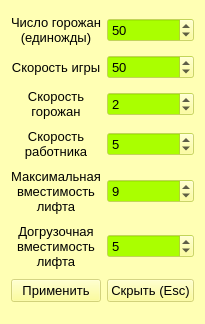
<?xml version="1.0" encoding="UTF-8"?>
<ui version="4.0">
 <class>settings_form</class>
 <widget class="QWidget" name="settings_form">
  <property name="geometry">
   <rect>
    <x>0</x>
    <y>0</y>
    <width>198</width>
    <height>324</height>
   </rect>
  </property>
  <property name="palette">
   <palette>
    <active>
     <colorrole role="WindowText">
      <brush brushstyle="SolidPattern">
       <color alpha="255">
        <red>0</red>
        <green>0</green>
        <blue>0</blue>
       </color>
      </brush>
     </colorrole>
     <colorrole role="Button">
      <brush brushstyle="SolidPattern">
       <color alpha="150">
        <red>255</red>
        <green>255</green>
        <blue>127</blue>
       </color>
      </brush>
     </colorrole>
     <colorrole role="Dark">
      <brush brushstyle="SolidPattern">
       <color alpha="150">
        <red>127</red>
        <green>127</green>
        <blue>63</blue>
       </color>
      </brush>
     </colorrole>
     <colorrole role="Mid">
      <brush brushstyle="SolidPattern">
       <color alpha="150">
        <red>170</red>
        <green>170</green>
        <blue>84</blue>
       </color>
      </brush>
     </colorrole>
     <colorrole role="Text">
      <brush brushstyle="SolidPattern">
       <color alpha="255">
        <red>0</red>
        <green>0</green>
        <blue>0</blue>
       </color>
      </brush>
     </colorrole>
     <colorrole role="BrightText">
      <brush brushstyle="SolidPattern">
       <color alpha="255">
        <red>255</red>
        <green>255</green>
        <blue>255</blue>
       </color>
      </brush>
     </colorrole>
     <colorrole role="ButtonText">
      <brush brushstyle="SolidPattern">
       <color alpha="255">
        <red>0</red>
        <green>0</green>
        <blue>0</blue>
       </color>
      </brush>
     </colorrole>
     <colorrole role="Base">
      <brush brushstyle="SolidPattern">
       <color alpha="255">
        <red>170</red>
        <green>255</green>
        <blue>0</blue>
       </color>
      </brush>
     </colorrole>
     <colorrole role="Window">
      <brush brushstyle="SolidPattern">
       <color alpha="150">
        <red>255</red>
        <green>255</green>
        <blue>127</blue>
       </color>
      </brush>
     </colorrole>
     <colorrole role="ToolTipBase">
      <brush brushstyle="SolidPattern">
       <color alpha="255">
        <red>255</red>
        <green>255</green>
        <blue>220</blue>
       </color>
      </brush>
     </colorrole>
    </active>
    <inactive>
     <colorrole role="WindowText">
      <brush brushstyle="SolidPattern">
       <color alpha="255">
        <red>0</red>
        <green>0</green>
        <blue>0</blue>
       </color>
      </brush>
     </colorrole>
     <colorrole role="Button">
      <brush brushstyle="SolidPattern">
       <color alpha="150">
        <red>255</red>
        <green>255</green>
        <blue>127</blue>
       </color>
      </brush>
     </colorrole>
     <colorrole role="Dark">
      <brush brushstyle="SolidPattern">
       <color alpha="150">
        <red>127</red>
        <green>127</green>
        <blue>63</blue>
       </color>
      </brush>
     </colorrole>
     <colorrole role="Mid">
      <brush brushstyle="SolidPattern">
       <color alpha="150">
        <red>170</red>
        <green>170</green>
        <blue>84</blue>
       </color>
      </brush>
     </colorrole>
     <colorrole role="Text">
      <brush brushstyle="SolidPattern">
       <color alpha="255">
        <red>0</red>
        <green>0</green>
        <blue>0</blue>
       </color>
      </brush>
     </colorrole>
     <colorrole role="BrightText">
      <brush brushstyle="SolidPattern">
       <color alpha="255">
        <red>255</red>
        <green>255</green>
        <blue>255</blue>
       </color>
      </brush>
     </colorrole>
     <colorrole role="ButtonText">
      <brush brushstyle="SolidPattern">
       <color alpha="255">
        <red>0</red>
        <green>0</green>
        <blue>0</blue>
       </color>
      </brush>
     </colorrole>
     <colorrole role="Base">
      <brush brushstyle="SolidPattern">
       <color alpha="255">
        <red>170</red>
        <green>255</green>
        <blue>0</blue>
       </color>
      </brush>
     </colorrole>
     <colorrole role="Window">
      <brush brushstyle="SolidPattern">
       <color alpha="150">
        <red>255</red>
        <green>255</green>
        <blue>127</blue>
       </color>
      </brush>
     </colorrole>
     <colorrole role="ToolTipBase">
      <brush brushstyle="SolidPattern">
       <color alpha="255">
        <red>255</red>
        <green>255</green>
        <blue>220</blue>
       </color>
      </brush>
     </colorrole>
    </inactive>
    <disabled>
     <colorrole role="WindowText">
      <brush brushstyle="SolidPattern">
       <color alpha="150">
        <red>127</red>
        <green>127</green>
        <blue>63</blue>
       </color>
      </brush>
     </colorrole>
     <colorrole role="Button">
      <brush brushstyle="SolidPattern">
       <color alpha="150">
        <red>255</red>
        <green>255</green>
        <blue>127</blue>
       </color>
      </brush>
     </colorrole>
     <colorrole role="Dark">
      <brush brushstyle="SolidPattern">
       <color alpha="150">
        <red>127</red>
        <green>127</green>
        <blue>63</blue>
       </color>
      </brush>
     </colorrole>
     <colorrole role="Mid">
      <brush brushstyle="SolidPattern">
       <color alpha="150">
        <red>170</red>
        <green>170</green>
        <blue>84</blue>
       </color>
      </brush>
     </colorrole>
     <colorrole role="Text">
      <brush brushstyle="SolidPattern">
       <color alpha="150">
        <red>127</red>
        <green>127</green>
        <blue>63</blue>
       </color>
      </brush>
     </colorrole>
     <colorrole role="BrightText">
      <brush brushstyle="SolidPattern">
       <color alpha="255">
        <red>255</red>
        <green>255</green>
        <blue>255</blue>
       </color>
      </brush>
     </colorrole>
     <colorrole role="ButtonText">
      <brush brushstyle="SolidPattern">
       <color alpha="150">
        <red>127</red>
        <green>127</green>
        <blue>63</blue>
       </color>
      </brush>
     </colorrole>
     <colorrole role="Base">
      <brush brushstyle="SolidPattern">
       <color alpha="150">
        <red>255</red>
        <green>255</green>
        <blue>127</blue>
       </color>
      </brush>
     </colorrole>
     <colorrole role="Window">
      <brush brushstyle="SolidPattern">
       <color alpha="150">
        <red>255</red>
        <green>255</green>
        <blue>127</blue>
       </color>
      </brush>
     </colorrole>
     <colorrole role="ToolTipBase">
      <brush brushstyle="SolidPattern">
       <color alpha="255">
        <red>255</red>
        <green>255</green>
        <blue>220</blue>
       </color>
      </brush>
     </colorrole>
    </disabled>
   </palette>
  </property>
  <property name="font">
   <font>
    <pointsize>10</pointsize>
   </font>
  </property>
  <property name="windowTitle">
   <string>Form</string>
  </property>
  <layout class="QGridLayout" name="gridLayout">
   <item row="4" column="1">
    <layout class="QVBoxLayout" name="verticalLayout_10">
     <item>
      <widget class="QSpinBox" name="num_elevator_maxcrew">
       <property name="font">
        <font>
         <pointsize>10</pointsize>
        </font>
       </property>
       <property name="minimum">
        <number>1</number>
       </property>
       <property name="maximum">
        <number>1000</number>
       </property>
       <property name="value">
        <number>9</number>
       </property>
      </widget>
     </item>
    </layout>
   </item>
   <item row="5" column="1">
    <layout class="QVBoxLayout" name="verticalLayout_8">
     <item>
      <widget class="QSpinBox" name="num_elevator_loadcrew">
       <property name="font">
        <font>
         <pointsize>10</pointsize>
        </font>
       </property>
       <property name="minimum">
        <number>1</number>
       </property>
       <property name="maximum">
        <number>1000</number>
       </property>
       <property name="value">
        <number>5</number>
       </property>
      </widget>
     </item>
    </layout>
   </item>
   <item row="0" column="1">
    <layout class="QVBoxLayout" name="verticalLayout_9">
     <item>
      <widget class="QSpinBox" name="num_citizen">
       <property name="font">
        <font>
         <pointsize>10</pointsize>
        </font>
       </property>
       <property name="maximum">
        <number>1000</number>
       </property>
       <property name="value">
        <number>50</number>
       </property>
      </widget>
     </item>
    </layout>
   </item>
   <item row="1" column="0">
    <layout class="QVBoxLayout" name="verticalLayout_5">
     <item>
      <widget class="QLabel" name="label_2">
       <property name="font">
        <font>
         <pointsize>10</pointsize>
        </font>
       </property>
       <property name="text">
        <string>Скорость игры</string>
       </property>
       <property name="alignment">
        <set>Qt::AlignCenter</set>
       </property>
       <property name="wordWrap">
        <bool>true</bool>
       </property>
      </widget>
     </item>
    </layout>
   </item>
   <item row="3" column="0">
    <layout class="QVBoxLayout" name="verticalLayout_7">
     <item>
      <widget class="QLabel" name="label_4">
       <property name="font">
        <font>
         <pointsize>10</pointsize>
        </font>
       </property>
       <property name="text">
        <string>Скорость работника</string>
       </property>
       <property name="alignment">
        <set>Qt::AlignCenter</set>
       </property>
       <property name="wordWrap">
        <bool>true</bool>
       </property>
      </widget>
     </item>
    </layout>
   </item>
   <item row="0" column="0">
    <layout class="QVBoxLayout" name="verticalLayout_2">
     <item>
      <widget class="QLabel" name="label">
       <property name="font">
        <font>
         <pointsize>10</pointsize>
        </font>
       </property>
       <property name="text">
        <string>Число горожан (единожды)</string>
       </property>
       <property name="alignment">
        <set>Qt::AlignCenter</set>
       </property>
       <property name="wordWrap">
        <bool>true</bool>
       </property>
      </widget>
     </item>
    </layout>
   </item>
   <item row="1" column="1">
    <layout class="QVBoxLayout" name="verticalLayout_12">
     <item>
      <widget class="QSpinBox" name="num_game_speed">
       <property name="font">
        <font>
         <pointsize>10</pointsize>
        </font>
       </property>
       <property name="minimum">
        <number>1</number>
       </property>
       <property name="maximum">
        <number>100</number>
       </property>
       <property name="value">
        <number>50</number>
       </property>
      </widget>
     </item>
    </layout>
   </item>
   <item row="2" column="1">
    <layout class="QVBoxLayout" name="verticalLayout_11">
     <item>
      <widget class="QSpinBox" name="num_speed_citizen">
       <property name="font">
        <font>
         <pointsize>10</pointsize>
        </font>
       </property>
       <property name="minimum">
        <number>1</number>
       </property>
       <property name="maximum">
        <number>20</number>
       </property>
       <property name="value">
        <number>2</number>
       </property>
      </widget>
     </item>
    </layout>
   </item>
   <item row="3" column="1">
    <layout class="QVBoxLayout" name="verticalLayout_13">
     <item>
      <widget class="QSpinBox" name="num_speed_worker">
       <property name="font">
        <font>
         <pointsize>10</pointsize>
        </font>
       </property>
       <property name="minimum">
        <number>1</number>
       </property>
       <property name="maximum">
        <number>20</number>
       </property>
       <property name="value">
        <number>5</number>
       </property>
      </widget>
     </item>
    </layout>
   </item>
   <item row="4" column="0">
    <layout class="QVBoxLayout" name="verticalLayout_3">
     <item>
      <widget class="QLabel" name="label_5">
       <property name="font">
        <font>
         <pointsize>10</pointsize>
        </font>
       </property>
       <property name="text">
        <string>Максимальная вместимость лифта</string>
       </property>
       <property name="scaledContents">
        <bool>false</bool>
       </property>
       <property name="alignment">
        <set>Qt::AlignCenter</set>
       </property>
       <property name="wordWrap">
        <bool>true</bool>
       </property>
      </widget>
     </item>
    </layout>
   </item>
   <item row="2" column="0">
    <layout class="QVBoxLayout" name="verticalLayout_6">
     <item>
      <widget class="QLabel" name="label_3">
       <property name="font">
        <font>
         <pointsize>10</pointsize>
        </font>
       </property>
       <property name="text">
        <string>Скорость горожан</string>
       </property>
       <property name="alignment">
        <set>Qt::AlignCenter</set>
       </property>
       <property name="wordWrap">
        <bool>true</bool>
       </property>
      </widget>
     </item>
    </layout>
   </item>
   <item row="5" column="0">
    <layout class="QVBoxLayout" name="verticalLayout_4">
     <item>
      <widget class="QLabel" name="label_6">
       <property name="font">
        <font>
         <pointsize>10</pointsize>
        </font>
       </property>
       <property name="text">
        <string>Догрузочная вместимость лифта</string>
       </property>
       <property name="alignment">
        <set>Qt::AlignCenter</set>
       </property>
       <property name="wordWrap">
        <bool>true</bool>
       </property>
      </widget>
     </item>
    </layout>
   </item>
   <item row="6" column="0">
    <layout class="QVBoxLayout" name="verticalLayout">
     <item>
      <widget class="QPushButton" name="button_set">
       <property name="font">
        <font>
         <pointsize>10</pointsize>
        </font>
       </property>
       <property name="text">
        <string>Применить</string>
       </property>
      </widget>
     </item>
    </layout>
   </item>
   <item row="6" column="1">
    <layout class="QVBoxLayout" name="verticalLayout_14">
     <item>
      <widget class="QPushButton" name="button_remain">
       <property name="font">
        <font>
         <pointsize>10</pointsize>
        </font>
       </property>
       <property name="text">
        <string>Скрыть (Esc)</string>
       </property>
      </widget>
     </item>
    </layout>
   </item>
  </layout>
 </widget>
 <resources/>
 <connections/>
</ui>
